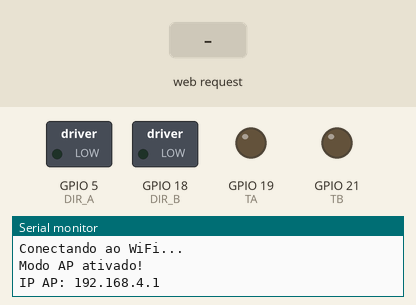
A program run on a simulated ESP32. Parts: switched loads named in the program (green lamp = pin HIGH), output pins drawn as LEDs (lit = HIGH), the last lines printed to the serial monitor. Inputs (shaded band) come from the test bench.

Above: at 1.2 s.
1.3 s: HTTP request GET /?State=F received
At 1.6 s:
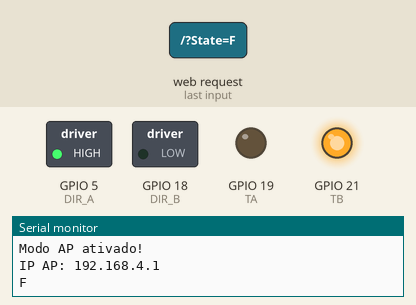
2.8 s: HTTP request GET /?State=B received
At 4.0 s:
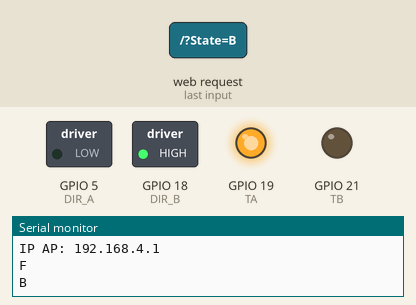
4.3 s: HTTP request GET /?State=R received
At 5.1 s:
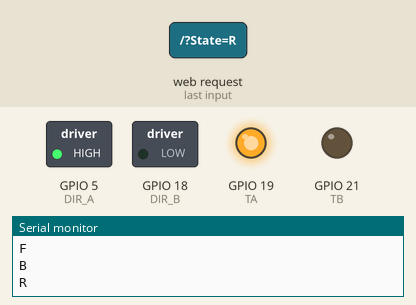
5.8 s: HTTP request GET /?State=L received
At 6.2 s:
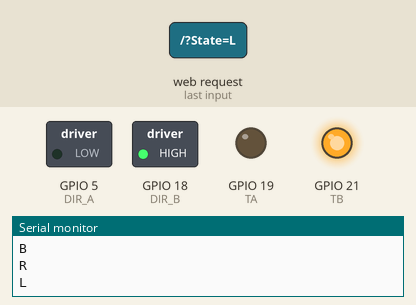
Timing chart, 0 to 8.3 s (numbered marks = the images above; inputs shaded):
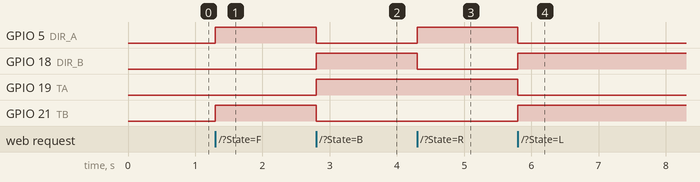

The program:

main.cpp
```cpp
#include <WiFi.h>
#include <WebServer.h>
#include <ArduinoOTA.h>

// Definições dos pinos do ESP32
int DIR_A = 5;
int DIR_B = 18;
int TA = 19;
int TB = 21;

const int buzPin = 12;
const int ledPin = 2;
const int wifiLedPin = 4;

String command;

WebServer server(80);

void HTTP_handleRoot() {
  server.send(200, "text/html", "");

  if (server.hasArg("State")) {
    Serial.println(server.arg("State"));
  }
}

void Forward() {
  digitalWrite(DIR_A, HIGH);
  digitalWrite(DIR_B, LOW);
  digitalWrite(TA, LOW);
  digitalWrite(TB, HIGH);
}

void Backward() {
  digitalWrite(DIR_A, LOW);
  digitalWrite(DIR_B, HIGH);
  digitalWrite(TA, HIGH);
  digitalWrite(TB, LOW);

}

void TurnRight() {
  digitalWrite(DIR_A, HIGH);
  digitalWrite(DIR_B, LOW);
  digitalWrite(TA, HIGH);
  digitalWrite(TB, LOW);
}

void TurnLeft() {
  digitalWrite(DIR_A, LOW);
  digitalWrite(DIR_B, HIGH);
  digitalWrite(TA, LOW);
  digitalWrite(TB, HIGH);
}

void ForwardLeft() {
  digitalWrite(DIR_A, LOW);
  digitalWrite(DIR_B, LOW);
  digitalWrite(TA, LOW);
  digitalWrite(TB, HIGH);

}

void ForwardRight() {
  digitalWrite(DIR_A,  HIGH);
  digitalWrite(DIR_B, LOW);
  digitalWrite(TA, LOW);
  digitalWrite(TB, LOW);

}

void BackwardLeft() {
  digitalWrite(DIR_A, LOW);
  digitalWrite(DIR_B, HIGH);
  digitalWrite(TA, LOW);
  digitalWrite(TB, LOW);
}

void BackwardRight() {
  digitalWrite(DIR_A, LOW);
  digitalWrite(DIR_B, LOW);
  digitalWrite(TA, HIGH);
  digitalWrite(TB, LOW);
}

void Stop() {
  digitalWrite(DIR_A, LOW);
  digitalWrite(DIR_B, LOW);
  digitalWrite(TA, LOW);
  digitalWrite(TB, LOW);

}

void setup() {
  Serial.begin(115200);
  Serial.println("\n*WiFi Robot Remote Control Mode*");

  pinMode(DIR_A, OUTPUT);
  pinMode(DIR_B, OUTPUT);
  pinMode(TA, OUTPUT);
  pinMode(TB, OUTPUT);
  digitalWrite(DIR_A, LOW);
  digitalWrite(DIR_B, LOW);
  digitalWrite(TA, LOW);
  digitalWrite(TB, LOW);

  Serial.println("Conectando ao WiFi...");
  WiFi.mode(WIFI_AP);
  WiFi.softAP("ESP32_ROBOT");
  Serial.println("\nModo AP ativado!");
  Serial.print("IP AP: ");
  Serial.println(WiFi.softAPIP());
  digitalWrite(wifiLedPin, HIGH);
  server.on("/", HTTP_handleRoot);
  server.onNotFound(HTTP_handleRoot);
  server.begin();
  ArduinoOTA.begin();
}

void loop() {
  ArduinoOTA.handle();
  server.handleClient();
  command = server.arg("State");
  if (command == "F") Forward();
  else if (command == "B") Backward();
  else if (command == "R") TurnRight();
  else if (command == "L") TurnLeft();
  else if (command == "G") ForwardLeft();
  else if (command == "H") BackwardLeft();
  else if (command == "I") ForwardRight();
  else if (command == "J") BackwardRight();
  else if (command == "S") Stop();
}
```

Measured:
- after the input at 1.3 s, GPIO 5 (DIR_A), GPIO 21 (TB): LOW → HIGH at once
- after the input at 2.8 s, GPIO 5 (DIR_A), GPIO 21 (TB): HIGH → LOW at once; GPIO 18 (DIR_B), GPIO 19 (TA): LOW → HIGH at once
- after the input at 4.3 s, GPIO 5 (DIR_A): LOW → HIGH at once; GPIO 18 (DIR_B): HIGH → LOW at once
- after the input at 5.8 s, GPIO 5 (DIR_A), GPIO 19 (TA): HIGH → LOW at once; GPIO 18 (DIR_B), GPIO 21 (TB): LOW → HIGH at once
